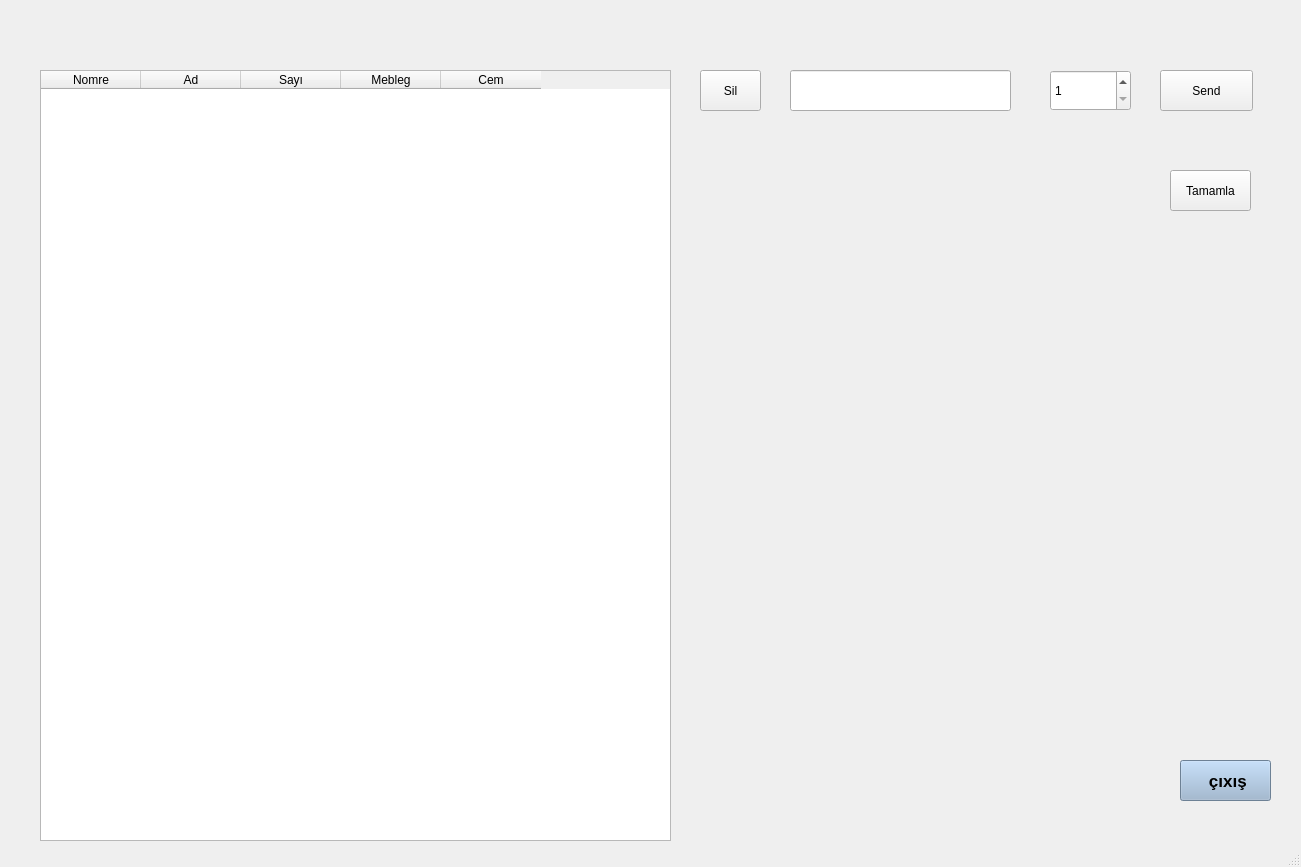
<?xml version="1.0" encoding="UTF-8"?>
<ui version="4.0">
 <class>MainWindow</class>
 <widget class="QMainWindow" name="MainWindow">
  <property name="geometry">
   <rect>
    <x>0</x>
    <y>0</y>
    <width>1301</width>
    <height>867</height>
   </rect>
  </property>
  <property name="windowTitle">
   <string>MainWindow</string>
  </property>
  <widget class="QWidget" name="centralwidget">
   <widget class="QTableWidget" name="table">
    <property name="geometry">
     <rect>
      <x>40</x>
      <y>70</y>
      <width>631</width>
      <height>771</height>
     </rect>
    </property>
    <property name="baseSize">
     <size>
      <width>0</width>
      <height>0</height>
     </size>
    </property>
    <column>
     <property name="text">
      <string>Nomre</string>
     </property>
    </column>
    <column>
     <property name="text">
      <string>Ad</string>
     </property>
    </column>
    <column>
     <property name="text">
      <string>Sayı</string>
     </property>
    </column>
    <column>
     <property name="text">
      <string>Mebleg</string>
     </property>
    </column>
    <column>
     <property name="text">
      <string>Cem</string>
     </property>
    </column>
   </widget>
   <widget class="QLineEdit" name="LE">
    <property name="geometry">
     <rect>
      <x>790</x>
      <y>70</y>
      <width>221</width>
      <height>41</height>
     </rect>
    </property>
   </widget>
   <widget class="QPushButton" name="send">
    <property name="geometry">
     <rect>
      <x>1160</x>
      <y>70</y>
      <width>93</width>
      <height>41</height>
     </rect>
    </property>
    <property name="text">
     <string>Send</string>
    </property>
   </widget>
   <widget class="QSpinBox" name="sp">
    <property name="geometry">
     <rect>
      <x>1050</x>
      <y>70</y>
      <width>81</width>
      <height>41</height>
     </rect>
    </property>
    <property name="minimum">
     <number>1</number>
    </property>
   </widget>
   <widget class="QPushButton" name="tamamla">
    <property name="geometry">
     <rect>
      <x>1170</x>
      <y>170</y>
      <width>81</width>
      <height>41</height>
     </rect>
    </property>
    <property name="text">
     <string>Tamamla</string>
    </property>
   </widget>
   <widget class="QPushButton" name="btnSil">
    <property name="geometry">
     <rect>
      <x>700</x>
      <y>70</y>
      <width>61</width>
      <height>41</height>
     </rect>
    </property>
    <property name="text">
     <string>Sil</string>
    </property>
   </widget>
   <widget class="QLabel" name="labelTotal">
    <property name="geometry">
     <rect>
      <x>750</x>
      <y>750</y>
      <width>271</width>
      <height>41</height>
     </rect>
    </property>
    <property name="text">
     <string/>
    </property>
   </widget>
   <widget class="QLabel" name="L2">
    <property name="geometry">
     <rect>
      <x>40</x>
      <y>30</y>
      <width>211</width>
      <height>21</height>
     </rect>
    </property>
    <property name="text">
     <string/>
    </property>
   </widget>
   <widget class="QLabel" name="L3">
    <property name="geometry">
     <rect>
      <x>300</x>
      <y>30</y>
      <width>211</width>
      <height>21</height>
     </rect>
    </property>
    <property name="text">
     <string/>
    </property>
   </widget>
   <widget class="QPushButton" name="OK4">
    <property name="geometry">
     <rect>
      <x>1180</x>
      <y>760</y>
      <width>91</width>
      <height>41</height>
     </rect>
    </property>
    <property name="font">
     <font>
      <pointsize>13</pointsize>
      <weight>75</weight>
      <bold>true</bold>
     </font>
    </property>
    <property name="cursor">
     <cursorShape>PointingHandCursor</cursorShape>
    </property>
    <property name="styleSheet">
     <string notr="true">background-color: rgb(152, 180, 208);</string>
    </property>
    <property name="text">
     <string> çıxış</string>
    </property>
   </widget>
  </widget>
  <widget class="QMenuBar" name="menubar">
   <property name="geometry">
    <rect>
     <x>0</x>
     <y>0</y>
     <width>1301</width>
     <height>26</height>
    </rect>
   </property>
  </widget>
  <widget class="QStatusBar" name="statusbar"/>
 </widget>
 <resources/>
 <connections/>
</ui>
